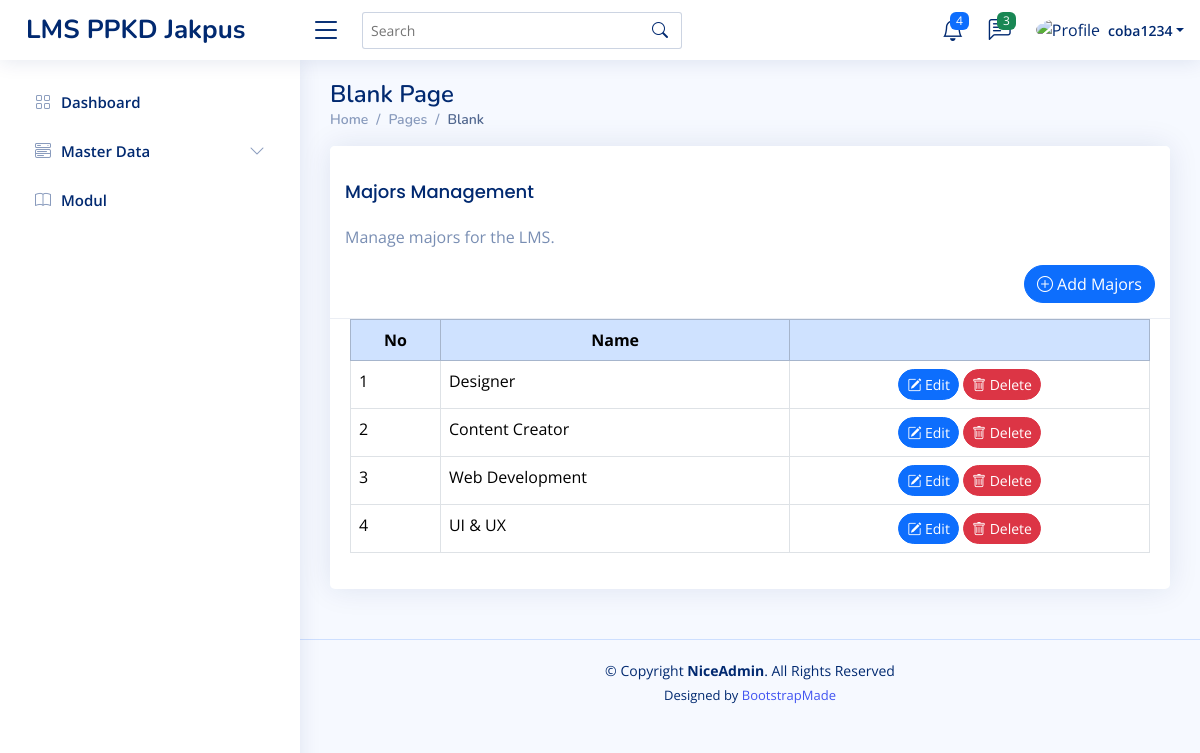
The app's page /home.php?page=majors (signed in) with its own data.
### tables this page shows
CREATE TABLE `menus` (
  `id` int(11) NOT NULL,
  `parent_id` int(5) DEFAULT NULL,
  `name` varchar(256) NOT NULL,
  `icon` varchar(256) NOT NULL,
  `url` varchar(256) NOT NULL,
  `urutan` int(5) DEFAULT NULL,
  `is_active` int(1) NOT NULL,
  `created_at` timestamp NOT NULL DEFAULT current_timestamp(),
  `updated_at` timestamp NULL DEFAULT NULL ON UPDATE current_timestamp()
);

CREATE TABLE `majors` (
  `id` int(11) NOT NULL,
  `name` varchar(256) NOT NULL,
  `created_at` timestamp NOT NULL DEFAULT current_timestamp(),
  `updated _at` timestamp NULL DEFAULT NULL ON UPDATE current_timestamp()
);

### content/majors.php (the view)
<?php
$querymajors = mysqli_query($conn, "SELECT * FROM majors ORDER BY id DESC");
$rowsmajors = mysqli_fetch_all($querymajors, MYSQLI_ASSOC);
?>
<div class="row">
  <div class="col-12">
    <div class="card">
      <div class="card-header">
        <h4 class="card-title">Majors Management</h4>
        <p class="card-text">Manage majors for the LMS.</p>
        <div>
          <a href="?page=tambah-majors" class="btn btn-primary rounded-pill float-end">
            <i class="bi bi-plus-circle"></i> Add Majors
          </a>
        </div>
      </div>
      <div class="card-body">
        <div class="table-responsive">
          <table class="table table-hover table-bordered datatable" id="insTable">
            <thead class="text-center table-primary">
              <tr>
                <th scope="col">No</th>
                <th scope="col">Name</th>
                <th scope="col"></th>
              </tr>
            </thead>
            <tbody>
              <?php $no = 1;
              foreach ($rowsmajors as $majors): ?>
                <?php if (isset($majors)) : ?>
                  <tr>
                    <td><?= $no++; ?></td>
                    <td><?= $majors['name']; ?></td>
                    <td class="text-center">
                      <a href="?page=tambah-majors&edit=<?= $majors['id']; ?>" class="btn btn-primary btn-sm rounded-pill">
                        <i class="bi bi-pencil-square"></i> Edit
                      </a>
                      <a href="?page=tambah-majors&delete=<?= $majors['id']; ?>" class="btn btn-danger btn-sm rounded-pill" onclick="return confirm('Are you sure you want to delete this major?');">
                        <i class="bi bi-trash"></i> Delete
                      </a>
                    </td>
                  </tr>
                <?php else: ?>
                  <td colspan="3">Tidak Ada Data</td>
                <?php endif; ?>
              <?php endforeach; ?>
            </tbody>
          </table>
        </div>
      </div>
    </div>
  </div>
</div>

### inc/sidebar.php (shortened to what this page needs)
<?php
$id_role = isset($_SESSION['role']) ? $_SESSION['role'] : '';
$queryMenu = mysqli_query(
  $conn,
  "SELECT DISTINCT menus.* FROM menus
  JOIN menu_roles ON menus.id = menu_roles.id_menu
  JOIN roles ON roles.id = menu_roles.id_role
  WHERE
  menu_roles.id_role = '$id_role'
  AND (parent_id = 0 OR parent_id = '')
  ORDER BY urutan ASC"
);
$rowsMenu = mysqli_fetch_all($queryMenu, MYSQLI_ASSOC);
?>
<aside id="sidebar" class="sidebar">
  <ul class="sidebar-nav" id="sidebar-nav">
    <?php foreach ($rowsMenu as $mainMenu): ?>
      <?php
      $id_menu = $mainMenu['id'];
      $querySubMenu = mysqli_query($conn, "SELECT DISTINCT menus.* FROM
      menus
      JOIN menu_roles ON menus.id = menu_roles.id_menu
      JOIN roles ON roles.id = menu_roles.id_role
      WHERE
      menu_roles.id_role = '$id_role'
      AND parent_id = '$id_menu' ORDER BY urutan ASC");
      ?>
      <?php if (mysqli_num_rows($querySubMenu) > 0): ?>
        <li class="nav-item">
          <a class="nav-link collapsed" data-bs-target="#menu-<?= $mainMenu['id'] ?>" data-bs-toggle="collapse" href="#">
            <i class="<?= $mainMenu['icon']; ?>"></i><span><?= $mainMenu['name']; ?></span><i class="bi bi-chevron-down ms-auto"></i>
          </a>
        </li>
      <?php elseif (!empty($mainMenu['url'])): ?>
        <li class="nav-item">
          <a class="nav-link collapsed" href="<?= $mainMenu['url']; ?>">
            <i class="<?= $mainMenu['icon']; ?>"></i>
            <span><?= $mainMenu['name']; ?></span>
          </a>
        </li>
      <?php endif; ?>
    <?php endforeach; ?>
  </ul>
</aside>

### assets/css/style.css (style rules this page uses)
:root { scroll-behavior: smooth; }
body { font-family: "Open Sans", sans-serif; background: #f6f9ff; color: #444444; }
a { color: #4154f1; text-decoration: none; }
h1, h2, h3, h4, h5, h6 { font-family: "Nunito", sans-serif; }
.card { margin-bottom: 30px; border: none; border-radius: 5px; box-shadow: 0px 0 30px rgba(1, 41, 112, 0.1); }
.card-header, .card-footer { border-color: #ebeef4; background-color: #fff; color: #798eb3; padding: 15px; }
.card-title { padding: 20px 0 15px 0; font-size: 18px; font-weight: 500; color: #012970; font-family: "Poppins", sans-serif; }
.card-body { padding: 0 20px 20px 20px; }
.sidebar { position: fixed; top: 60px; left: 0; bottom: 0; width: 300px; z-index: 996; transition: all 0.3s; padding: 20px; overflow-y: auto; scrollbar-width: thin; scrollbar-color: #aab7cf transparent; box-shadow: 0px 0px 20px rgba(1, 41, 112, 0.1); background-color: #fff; }
.sidebar-nav { padding: 0; margin: 0; list-style: none; }
.sidebar-nav li { padding: 0; margin: 0; list-style: none; }
.sidebar-nav .nav-item { margin-bottom: 5px; }
.sidebar-nav .nav-link { display: flex; align-items: center; font-size: 15px; font-weight: 600; color: #4154f1; transition: 0.3; background: #f6f9ff; padding: 10px 15px; border-radius: 4px; }
.sidebar-nav .nav-link i { font-size: 16px; margin-right: 10px; color: #4154f1; }
.sidebar-nav .nav-link.collapsed { color: #012970; background: #fff; }
.sidebar-nav .nav-link.collapsed i { color: #899bbd; }
.sidebar-nav .nav-link .bi-chevron-down { margin-right: 0; transition: transform 0.2s ease-in-out; }

### records on screen
menus: name "Dashboard"
menus: name "Master Data"
menus: name "Modul"
majors: name "Designer"
majors: name "Content Creator"
majors: name "Web Development"
majors: name "UI & UX"

### other values on screen
$name "coba1234"
